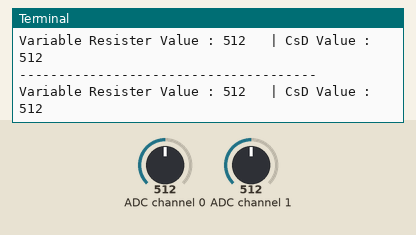
Recording of a program running on a simulated Raspberry Pi (BCM pin numbers). Shown: the last lines printed to the terminal. Inputs (shaded band) come from the test bench; at power-on: ADC channel 0 = 512, ADC channel 1 = 512 (analog values on the 0–1023 scale).

Above: at 1.2 s.
1.3 s: ADC channel 0 set to 716
At 1.9 s:
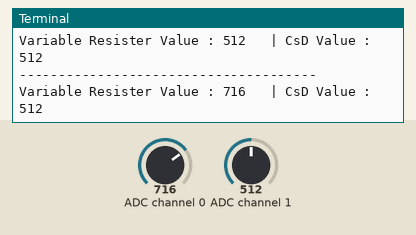
2.8 s: ADC channel 1 set to 716
At 3.4 s:
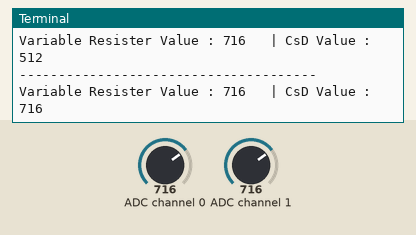
4.3 s: ADC channel 0 set to 900
At 4.9 s:
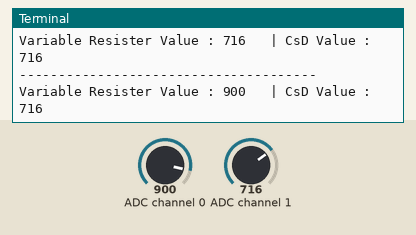
5.8 s: ADC channel 1 set to 900
At 6.4 s:
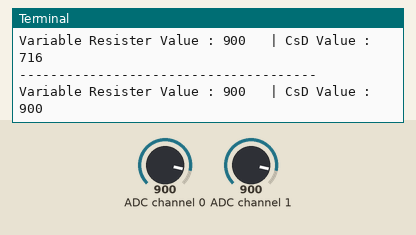
Timing chart, 0 to 8.3 s (numbered marks = the images above; inputs shaded):
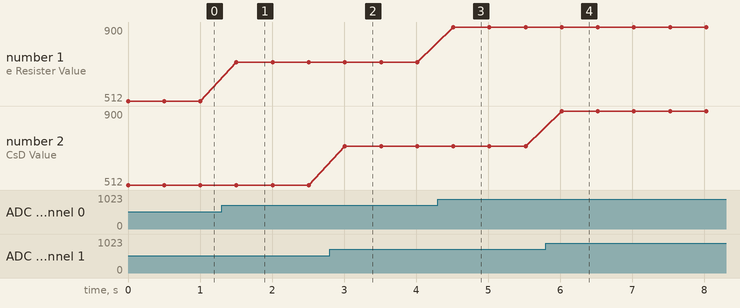

The program:

MDP3008_VR_CsD.py
```python
#-*-coding:utf-8-*-

# 필요한 라이브러리를 불러옵니다.
import spidev
import time

# 딜레이 시간 (센서 측정 간격)
delay=0.5

# MCP3008 채널중 센서에 연결한 채널 설정
# vr = Variable resistor
# CsD = LDR (Light Dependent Resistor) / CsD (Cadmium-Sulfide Cell)
vr_channel=0
CsD_channel=1


# SPI 인스턴스 spi 생성
spi=spidev.SpiDev()

# SPI 통신 시작하기
spi.open(0, 0)

# SPI 통신 속도 설정
spi.max_speed_hz=100000

# 0 ~ 7 까지 8개의 채널에서 SPI 데이터를 읽어서 반환
def readadc(adcnum):
    if adcnum > 7 or adcnum < 0:
        return -1
    r = spi.xfer2([1, 8 + adcnum << 4, 0])
    data = ((r[1] & 3) << 8) + r[2]
    return data

while True:
	# readadc 함수로 ldr_channel의 SPI 데이터를 읽어 저장
	vr_value = readadc(vr_channel)
	CsD_value = readadc(CsD_channel)
	print("--------------------------------------")
	print("Variable Resister Value : %d " % vr_value, " | CsD Value : %d " % CsD_value)
	time.sleep(delay)
```

Measured:
- after the input at 1.3 s, the terminal: prints a new line after 0.21 s (image 1)
- after the input at 2.8 s, the terminal: prints a new line after 0.21 s (image 2)
- after the input at 4.3 s, the terminal: prints a new line after 0.22 s (image 3)
- after the input at 5.8 s, the terminal: prints a new line after 0.22 s (image 4)
- plotted number 1: 512 → 716 after the input at 1.3 s, 716 → 900 after the input at 4.3 s
